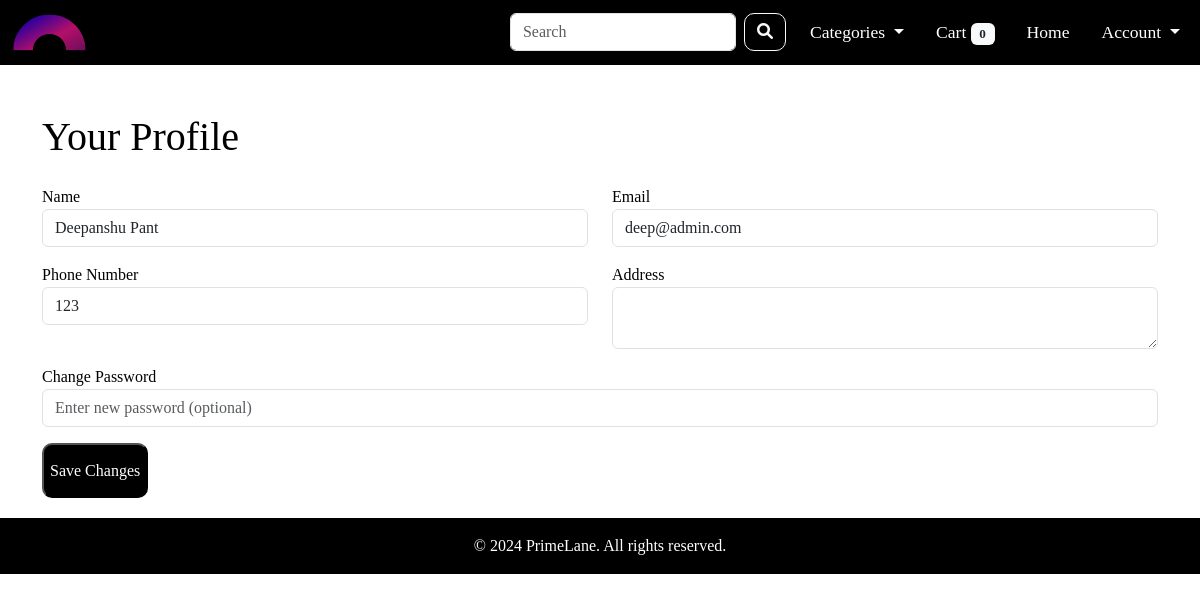
/profile/ (signed in), run on the app's committed database.
### app/models.py (models this page shows, shortened)
class User(Base):
    __tablename__ = 'users'
    user_id = Column(Integer, primary_key=True, autoincrement=True)
    user_name = Column(String(100), nullable=False)
    user_email = Column(String(100), nullable=False, unique=True)
    user_password = Column(String(100), nullable=False)
    user_phone_number = Column(String(100), nullable=False)
    user_address = Column(String(200), default="")
    user_role = Column(String(50), default='user', nullable=False)
    created_at = Column(DateTime, default=get_ist_time)
    updated_at = Column(DateTime, default=get_ist_time, onupdate=get_ist_time)
    user_status = Column(String(50), default='active', nullable=False)
    orders = relationship('Order', back_populates='user')
    shopping_carts = relationship('ShoppingCart', back_populates='user')
    @property
    def password(self):
        raise ArithmeticError("Password is not a readable attribute")

### app/routes.py (the view, shortened to what this page needs)
@main.route('/profile/', methods=['GET', 'POST'])
def profile():
    user_id = session.get('user_id')
    db_session = get_session()
    user = db_session.query(User).get(user_id)
    if 'profile_updated' in session:
        session.pop('profile_updated', None)
    return render_template('profile.html', user=user)

### app/__init__.py (called while the page is built)
def create_app():
    app = Flask(__name__)
    app.config.from_object('config.Config')
    init_db()
    @app.before_request
    def before_request():
        g.rupee_symbol = '₹'
    mail.init_app(app)
    Migrate(app, engine)
    app.register_blueprint(main)
    app.register_blueprint(admin, url_prefix='/admin')
    app.register_blueprint(auth)
    Base.metadata.create_all(engine)
    app.config['SECRET_KEY'] = 'secret_key'
    return app

### app/routes.py (called while the page is built)
@main.before_request
def before_request():
    user_id = session.get('user_id')
    if user_id:
        db_session = get_session()
        products_in_cart = db_session.query(ShoppingCart).filter_by(user_id=user_id).all()
        cart_count = sum(item.cart_quantity for item in products_in_cart)
        g.cart_count = cart_count
    else:
        g.cart_count = 0

@main.before_request
def load_categories():
    db_session = get_session()
    g.categories = db_session.query(Category).all()
    db_session.close()

### db/engine.py (called while the page is built)
def get_session():
    return Session()

### app/templates/profile.html (shortened to what this page needs)
{% extends 'base.html' %}
{% block content %}
    <div class="container">
        <h1 class="mt-5">Your Profile</h1>
        <form method="POST" action="{{ url_for('main.profile') }}">
            <div class="row">
                <div class="col-12 col-md-6">
                    <div class="form-group mt-3">
                        <label for="user_name">Name</label>
                        <input type="text" class="form-control" id="user_name" name="user_name" value="{{ user.user_name }}" required>
                    </div>
                </div>
                <div class="col-12 col-md-6">
                    <div class="form-group mt-3">
                        <label for="user_email">Email</label>
                        <input type="email" class="form-control" id="user_email" name="user_email" value="{{ user.user_email }}" required>
                    </div>
                </div>
            </div>
            <div class="row">
                <div class="col-12 col-md-6">
                    <div class="form-group mt-3">
                        <label for="user_phone_number">Phone Number</label>
                        <input type="text" class="form-control" id="user_phone_number" name="user_phone_number" value="{{ user.user_phone_number }}">
                    </div>
                </div>
                <div class="col-12 col-md-6">
                    <div class="form-group mt-3">
                        <label for="user_address">Address</label>
                        <textarea class="form-control" id="user_address" name="user_address">{{ user.user_address }}</textarea>
                    </div>
                </div>
            </div>
            <div class="form-group mt-3">
                <label for="password">Change Password</label>
                <input type="password" class="form-control" id="password" name="password" placeholder="Enter new password (optional)">
            </div>
            <button type="submit" class="addToCart mt-3">Save Changes</button>
        </form>
    </div>
{% endblock %}

### app/static/css/main.css (style rules this page uses)
* { box-sizing: border-box; font-family: agrandir; }
body { background-color: #ffffff; color: black; margin: 0; padding: 0; background-clip: content-box; }
.addToCart { background-color: black; color: white; height: 55px; border-radius: 10px; }

### data on the page
User: user_name "Deepanshu Pant", user_email "deep@admin.com", user_phone_number "123"

### other printed values
{{ g.cart_count }} "0"
